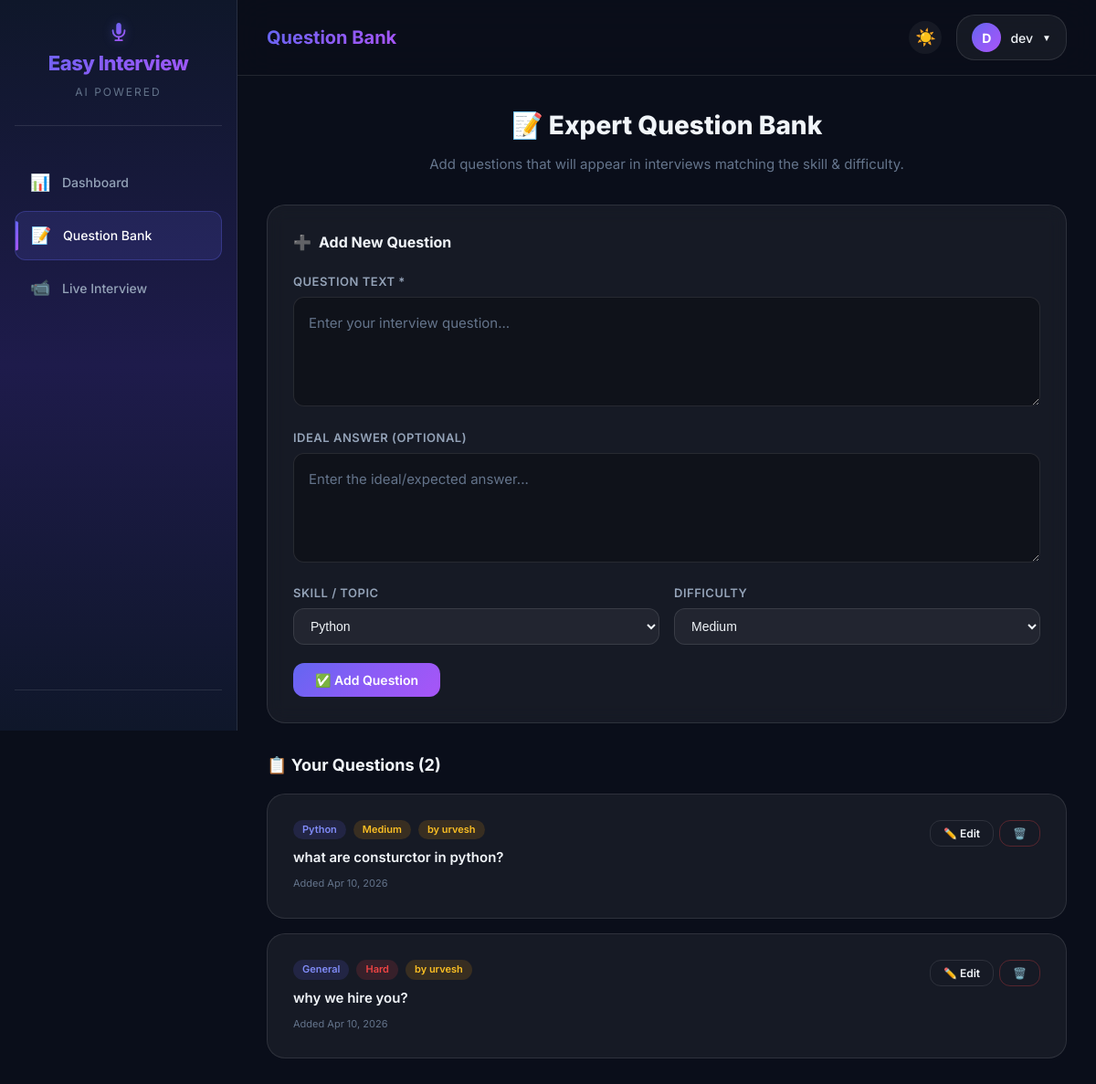
The page /expert/questions/ (signed in) on the database its author committed.
### myapp/models.py (models this page shows, shortened)
class User(AbstractUser):
    profile_photo = models.ImageField(upload_to='profile_photos/', null=True, blank=True)
    is_expert = models.BooleanField(default=False)

class ExpertQuestion(models.Model):
    SKILL_CHOICES = Interview.SKILL_CHOICES
    DIFFICULTY_CHOICES = Interview.DIFFICULTY_CHOICES
    question_text = models.TextField()
    ideal_answer = models.TextField(blank=True, null=True)
    skill = models.CharField(max_length=50, choices=Interview.SKILL_CHOICES, default='general')
    difficulty = models.CharField(max_length=20, choices=Interview.DIFFICULTY_CHOICES, default='medium')
    created_by = models.ForeignKey(settings.AUTH_USER_MODEL, on_delete=models.CASCADE, related_name='expert_questions')
    created_at = models.DateTimeField(auto_now_add=True)
    class Meta:
        ordering = ['-created_at']

### myapp/views.py (the view, shortened to what this page needs)
# urls.py: path('expert/questions/', views.expert_questions, name='expert_questions'),
@login_required
def expert_questions(request):
    if not request.user.is_expert and not request.user.is_staff:
        messages.error(request, "You don't have expert access.")
        return redirect("home")
    if request.user.is_staff:
        questions = ExpertQuestion.objects.all()
    else:
        questions = ExpertQuestion.objects.filter(created_by=request.user)
    return render(request, "myapp/expert_questions.html", {
        "questions": questions,
        "skill_choices": Interview.SKILL_CHOICES,
        "difficulty_choices": Interview.DIFFICULTY_CHOICES,
    })

### myapp/templates/myapp/expert_questions.html (shortened to what this page needs)
{% extends 'myapp/base.html' %}
{% block nav_expert %}active{% endblock %}
{% block page_title %}<span>Question Bank</span>{% endblock %}
{% block content %}
<div class="animate-in">
    <div class="text-center" style="margin-bottom: 32px;">
        <h1 class="page-title">📝 Expert Question Bank</h1>
        <p class="page-subtitle">Add questions that will appear in interviews matching the skill & difficulty.</p>
    </div>
</div>
<div class="glass-card animate-in delay-1" style="margin-bottom: 32px;">
    <h3 style="font-size: 16px; font-weight: 700; margin-bottom: 20px; display: flex; align-items: center; gap: 8px;">
        <span>➕</span> Add New Question
    </h3>
    <form method="POST">
        <div class="form-group" style="margin-bottom: 16px;">
            <label class="form-label">Question Text *</label>
            <textarea name="question_text" class="transcript-area" rows="3" placeholder="Enter your interview question..." required style=" width: 100%; box-sizing: border-box;"></textarea>
        </div>
        <div class="form-group" style="margin-bottom: 16px;">
            <label class="form-label">Ideal Answer (Optional)</label>
            <textarea name="ideal_answer" class="transcript-area" rows="3" placeholder="Enter the ideal/expected answer..." style="width: 100%; box-sizing: border-box;"></textarea>
        </div>
        <div style="display: flex; gap: 16px; flex-wrap: wrap; margin-bottom: 20px;">
            <div style="flex: 1; min-width: 200px;">
                <label class="form-label">Skill / Topic</label>
                <select name="skill" style="width: 100%; padding: 10px 14px; background: var(--bg-glass); border: 1px solid var(--border-glass); border-radius: var(--radius-md); color: var(--text-primary); font-size: 14px;">
                    {% for value, label in skill_choices %}
                    <option value="{{ value }}">{{ label }}</option>
                    {% endfor %}
                </select>
            </div>
            <div style="flex: 1; min-width: 200px;">
                <label class="form-label">Difficulty</label>
                <select name="difficulty" style="width: 100%; padding: 10px 14px; background: var(--bg-glass); border: 1px solid var(--border-glass); border-radius: var(--radius-md); color: var(--text-primary); font-size: 14px;">
                    {% for value, label in difficulty_choices %}
                    <option value="{{ value }}" {% if value == 'medium' %}selected{% endif %}>{{ label }}</option>
                    {% endfor %}
                </select>
            </div>
        </div>
        <button type="submit" class="btn-primary-glow" style="padding: 10px 24px;">✅ Add Question</button>
    </form>
</div>
<div class="animate-in delay-2">
    <h3 style="font-size: 18px; font-weight: 700; margin-bottom: 16px;">📋 Your Questions ({{ questions|length }})</h3>
    {% if questions %}
    {% for eq in questions %}
    <div class="glass-card" style="margin-bottom: 16px; position: relative;">
        <div style="display: flex; justify-content: space-between; align-items: flex-start; gap: 16px; flex-wrap: wrap;">
            <div style="flex: 1; min-width: 0;">
                <div style="display: flex; gap: 8px; margin-bottom: 8px; flex-wrap: wrap;">
                    <span style="padding: 2px 10px; border-radius: 20px; font-size: 11px; font-weight: 600; background: rgba(99, 102, 241, 0.15); color: #818cf8;">{{ eq.get_skill_display }}</span>
                    <span style="padding: 2px 10px; border-radius: 20px; font-size: 11px; font-weight: 600; background: {% if eq.difficulty == 'easy' %}rgba(16, 185, 129, 0.15); color: #34d399;{% elif eq.difficulty == 'hard' %}rgba(239, 68, 68, 0.15); color: #ef4444;{% else %}rgba(245, 158, 11, 0.15); color: #fbbf24;{% endif %}">{{ eq.get_difficulty_display }}</span>
                    {% if request.user.is_staff and eq.created_by != request.user %}
                    <span style="padding: 2px 10px; border-radius: 20px; font-size: 11px; font-weight: 600; background: rgba(245, 158, 11, 0.15); color: #fbbf24;">by {{ eq.created_by.username }}</span>
                    {% endif %}
                </div>
                <p style="font-size: 15px; font-weight: 600; color: var(--text-primary); margin-bottom: 6px;">{{ eq.question_text }}</p>
                <p style="font-size: 11px; color: var(--text-muted); margin-top: 8px;">Added {{ eq.created_at|date:"M d, Y" }}</p>
            </div>
            <div style="display: flex; gap: 6px; flex-shrink: 0;">
                <button type="button" class="btn-outline-glass" style="padding: 6px 14px; font-size: 12px;" onclick="openEditModal({{ eq.id }}, `{{ eq.question_text|escapejs }}`, `{{ eq.ideal_answer|default_if_none:''|escapejs }}`, '{{ eq.skill }}', '{{ eq.difficulty }}')">✏️ Edit</button>
                <form method="POST" style="display: inline;">
                    <button type="submit" class="btn-outline-glass" style="padding: 6px 14px; font-size: 12px; color: #ef4444; border-color: rgba(239, 68, 68, 0.3);" onclick="return confirm('Delete this question?');">🗑️</button>
                </form>
            </div>
        </div>
    </div>
    {% endfor %}
    {% else %}
    <div class="glass-card" style="text-align: center; padding: 48px; color: var(--text-muted);">
        <p style="font-size: 48px; margin-bottom: 12px;">📝</p>
        <p>No questions yet. Add your first question above!</p>
    </div>
    {% endif %}
</div>
{% endblock %}

### myapp/templates/myapp/base.html (shortened to what this page needs)
{% load static %}
<!DOCTYPE html>
<html lang="en">
<head>
    <link rel="stylesheet" href="{% static 'css/style.css' %}?v=20">
</head>
<body>
<div id="wrapper">
    <div class="sidebar">
        <div class="sidebar-logo">
            <h2>Easy Interview</h2>
            <span>AI Powered</span>
        </div>
        <div class="sidebar-nav">
            {% if request.user.is_expert or request.user.is_staff %}
            <a href="{% url 'expert_dashboard' %}" class="nav-link {% block nav_expert_dash %}{% endblock %}">
                <span class="nav-icon">📊</span> Dashboard
            </a>
            <a href="{% url 'expert_questions_dashboard' %}" class="nav-link {% block nav_expert %}{% endblock %}">
                <span class="nav-icon">📝</span> Question Bank
            </a>
            <a href="{% url 'expert_live_rooms_dashboard' %}" class="nav-link {% block nav_live %}{% endblock %}">
                <span class="nav-icon">📹</span> Live Interview
            </a>
            {% endif %}
        </div>
        <div class="sidebar-footer">
        </div>
    </div>
    <div class="page-content">
        <div class="topbar">
            <div style="display: flex; align-items: center; gap: 12px;">
                <div class="topbar-title">
                    {% block page_title %}<span>Dashboard</span>{% endblock %}
                </div>
            </div>
            <div style="display: flex; align-items: center; gap: 16px;">
                <button id="theme-toggle-dashboard" class="btn-outline-glass" style="padding: 6px; width: 36px; height: 36px; border-radius: 50%; font-size: 18px; line-height: 1; border: none; cursor: pointer; background: var(--bg-glass);">
                    ☀️
                </button>
                <div class="profile-dropdown">
                    <button class="profile-btn">
                        {% if request.user.profile_photo %}
                            <img src="{{ request.user.profile_photo.url }}" alt="Avatar" style="width: 32px; height: 32px; border-radius: 50%; object-fit: cover; border: 2px solid var(--accent-primary);">
                        {% else %}
                            <div class="profile-avatar">{{ request.user.username|make_list|first|upper }}</div>
                        {% endif %}
                        <span>{{ request.user.username|default:"User" }}</span>
                        <span style="font-size: 10px;">▼</span>
                    </button>
            </div>
            </div>
        </div>
        <div class="main-content">
            {% block content %}{% endblock %}
        </div>
    </div>
</div>
</body>
</html>

### rows shown on the page
User: user.username|make_list "D", user.username "dev"
ExpertQuestion: skill "Python", difficulty "Medium", created_by.username "urvesh", question_text "what are consturctor in python?", created_at "Apr 10, 2026"
ExpertQuestion: skill "General", difficulty "Hard", created_by.username "urvesh", question_text "why we hire you?", created_at "Apr 10, 2026"

### other values the page prints
{{ questions|length }} "2"
form field skill "Python"
form field difficulty "Medium"
